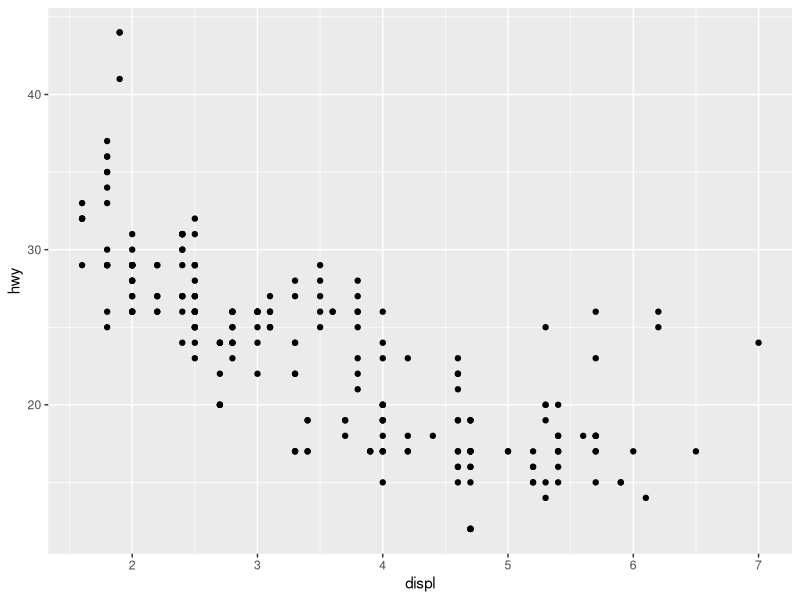
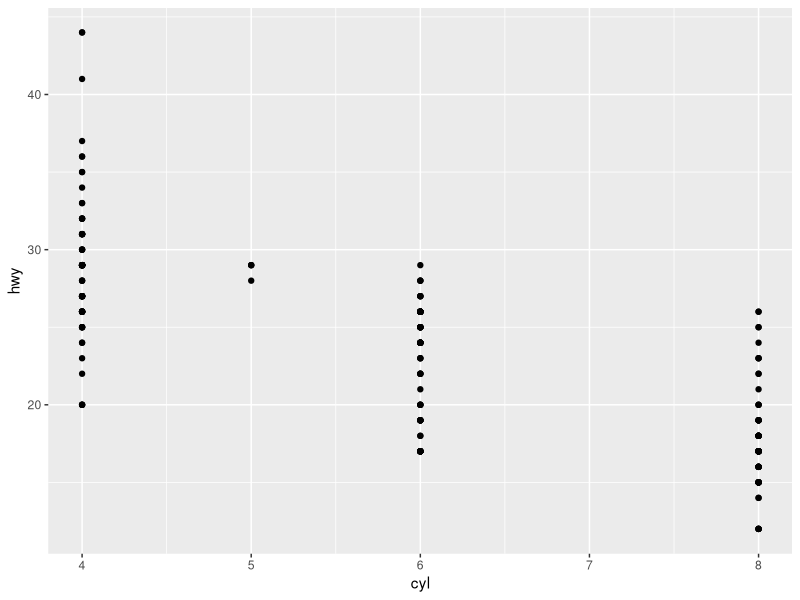
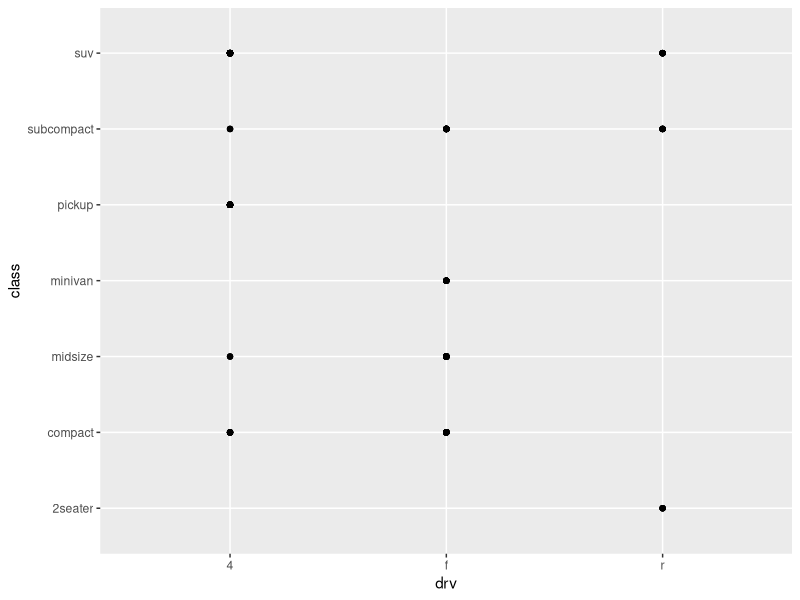
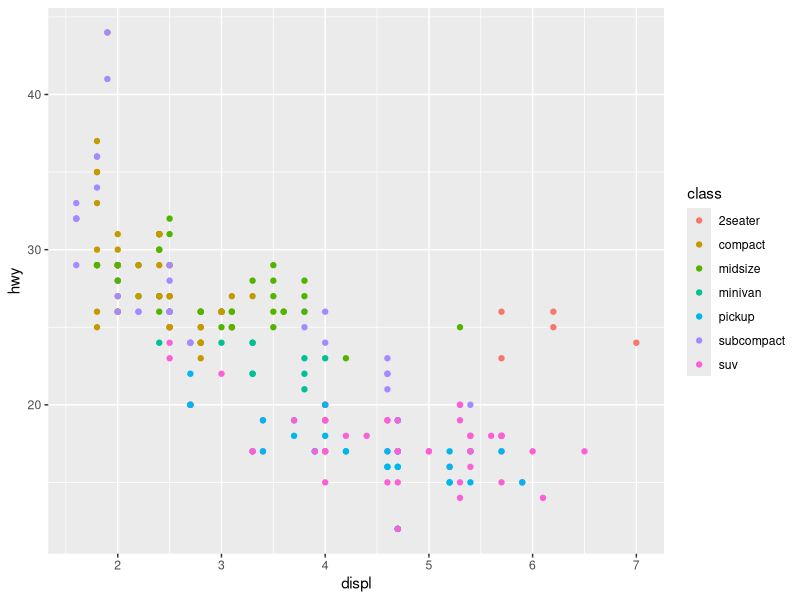

Reproduce these figures in R, in order.
## ---- chunk 1
knitr::opts_chunk$set(echo = TRUE)
## ---- chunk 2
library(ggplot2)
library(tidyverse)

## ---- chunk 3
ggplot2::mpg

ggplot(data = mpg) + 
  geom_point(mapping = aes(x = displ, y = hwy))

## ---- chunk 4

# ggplot(data = mpg)

nrow(mpg)
ncol(mpg)
ggplot2::mpg

# ?mpg

# scatterplot of hwy and cyl

# `cyl` = number of cylinders 

ggplot(data = mpg) + geom_point(mapping = aes(x = cyl, y = hwy))

ggplot(data = mpg) + geom_point(mapping = aes(x = drv, y = class))


## ---- chunk 5

ggplot(data = mpg) + geom_point(mapping = aes(x = displ, y = hwy, color = class))

# This suggests 2-seaters are unusually high mpg for engine size.

